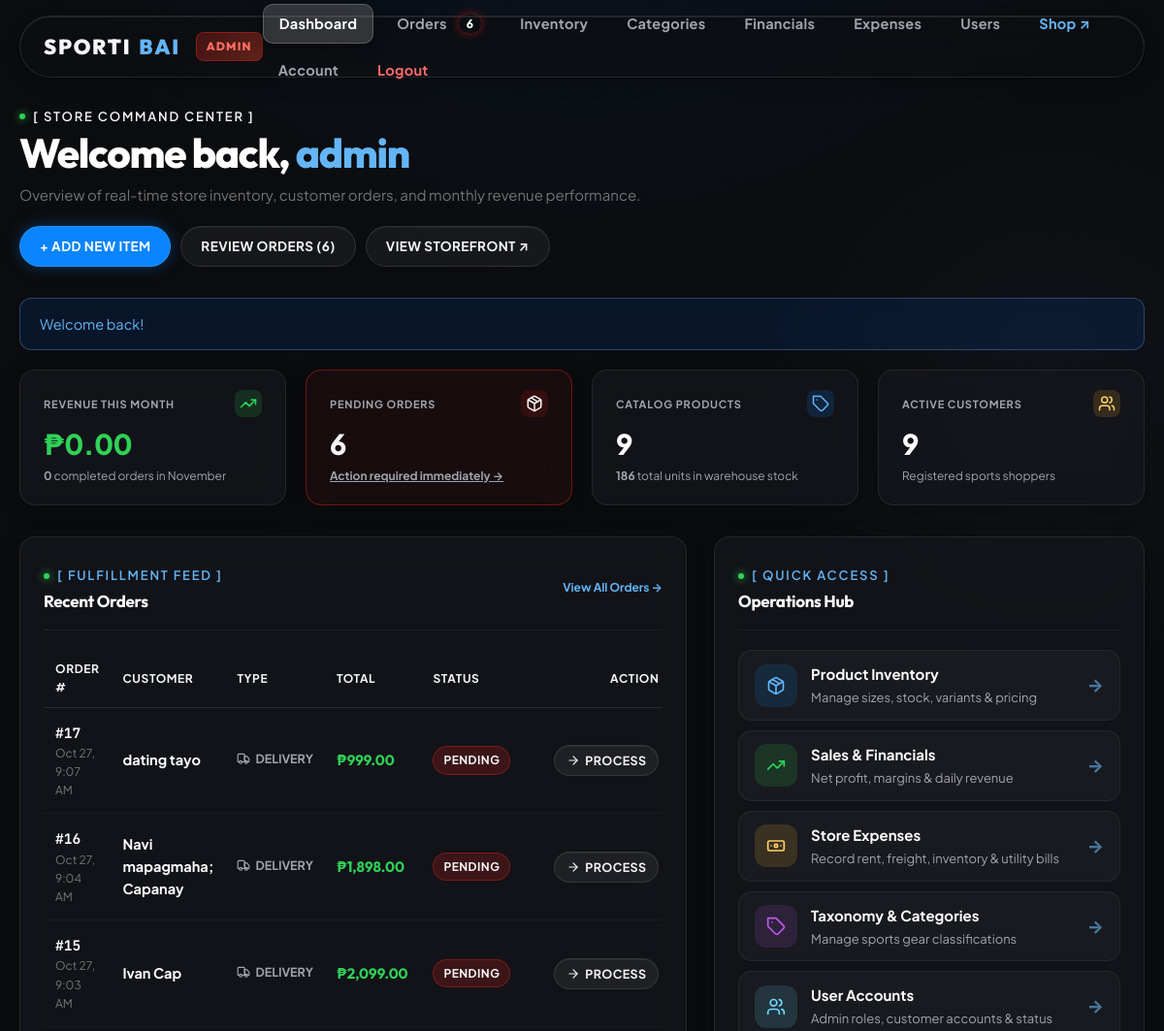
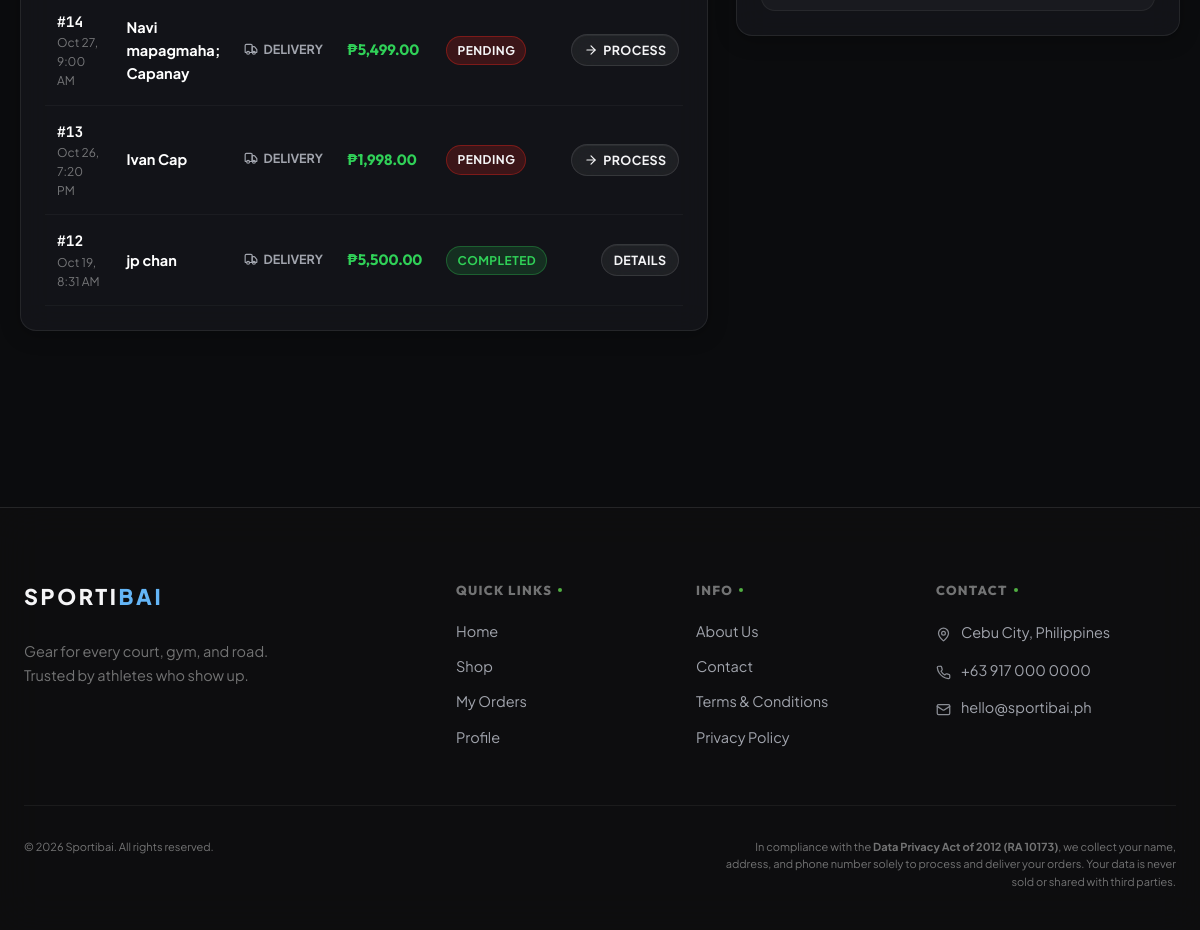
The app's page /admin/index.php (signed in) with its own data (2 pictures, top to bottom).
### tables this page shows
CREATE TABLE `orders` (
  `order_id` int(11) NOT NULL,
  `reference_number` varchar(20) DEFAULT NULL,
  `customer_id` int(11) NOT NULL,
  `order_type` varchar(10) NOT NULL,
  `delivery_address` varchar(255) DEFAULT NULL,
  `contact_number` varchar(20) NOT NULL,
  `snapshot_name` varchar(150) DEFAULT NULL,
  `payment_method` varchar(10) NOT NULL DEFAULT 'COD',
  `total` decimal(10,2) NOT NULL,
  `status` varchar(30) NOT NULL DEFAULT 'Pending',
  `date_ordered` timestamp NOT NULL DEFAULT current_timestamp(),
  `completed_at` datetime DEFAULT NULL
);

CREATE TABLE `customer` (
  `customer_id` int(11) NOT NULL,
  `user_id` int(11) NOT NULL,
  `first_name` varchar(50) NOT NULL,
  `last_name` varchar(50) NOT NULL,
  `address` varchar(255) NOT NULL,
  `province` varchar(100) NOT NULL DEFAULT '',
  `postal_code` varchar(10) NOT NULL DEFAULT '',
  `landmark` text NOT NULL DEFAULT '',
  `phone` varchar(20) NOT NULL
);

### admin/index.php (the view, shortened to what the rows shown need)
<?php
require '../includes/db.php';
require '../includes/functions.php';
$recent_orders = array();
if ($conn != null) {
    $sql_recent = "SELECT o.order_id, o.reference_number, o.order_type, o.total, o.status, o.date_ordered, c.first_name, c.last_name
                   FROM orders o
                   JOIN customer c ON o.customer_id = c.customer_id
                   ORDER BY o.order_id DESC LIMIT 6";
    $res_recent = mysqli_query($conn, $sql_recent);
    if ($res_recent) {
        while ($ro = mysqli_fetch_assoc($res_recent)) {
            $recent_orders[] = $ro;
        }
    }
}
require '../includes/header.php';
?>
<div class="reveal in">
    <div style="display:flex; justify-content:space-between; align-items:flex-start; flex-wrap:wrap; gap:1.25rem; margin-bottom:2rem;">
        <div>
            <h1 style="font-size:clamp(26px, 3.5vw, 42px); font-weight:800; color:#fff; line-height:1.15; margin:4px 0 6px; font-family:var(--font-display);">
                Welcome back, <span class="highlight"><?= htmlspecialchars(explode('@', $_SESSION['email'])[0]) ?></span>
            </h1>
        </div>
    </div>
                    <?= icon('trending-up', '', 18) ?>
    <div class="admin-dashboard-layout">
        <div class="dashboard-col-main">
            <div class="admin-panel">
                <div class="panel-header">
                    <div>
                        <h2 class="panel-title">Recent Orders</h2>
                    </div>
                </div>
                <?php if (count($recent_orders) === 0) { ?>
                    <div style="padding:2.5rem; text-align:center;">
                        <p class="muted" style="margin:0;">No orders received yet.</p>
                    </div>
                <?php } else { ?>
                    <div style="overflow-x:auto;">
                        <table class="dashboard-table">
                            <thead>
                                <tr>
                                    <th>Order #</th>
                                    <th>Customer</th>
                                    <th>Type</th>
                                    <th>Total</th>
                                    <th>Status</th>
                                    <th style="text-align:right;">Action</th>
                                </tr>
                            </thead>
                            <tbody>
                                <?php foreach ($recent_orders as $ro) {
                                    $is_pending = ($ro['status'] === 'Pending');
                                ?>
                                    <tr>
                                        <td>
                                            <a href="orders.php?q=<?= urlencode($ro['reference_number']) ?>" style="font-weight:700; color:#fff; font-family:var(--font-mono); font-size:14.5px;">
                                                #<?= $ro['order_id'] ?>
                                            </a>
                                            <div class="muted" style="font-size:12px;"><?= date('M d, g:i A', strtotime($ro['date_ordered'])) ?></div>
                                        </td>
                                        <td>
                                            <div style="font-weight:700; color:#fff; font-size:14.5px;">
                                                <?= htmlspecialchars(trim($ro['first_name'] . ' ' . $ro['last_name']) ?: 'Guest User') ?>
                                            </div>
                                        </td>
                                        <td>
                                            <span style="font-size:12.5px; text-transform:uppercase; color:var(--color-fg-secondary); font-weight:700; display:inline-flex; align-items:center; gap:5px;">
                                                <?= $ro['order_type'] === 'pickup' ? icon('store', '', 14) . ' Pick Up' : icon('truck', '', 14) . ' Delivery' ?>
                                            </span>
                                        </td>
                                        <td>
                                            <strong style="color:var(--color-brand-green); font-size:15px; font-family:var(--font-display);"><?= peso($ro['total']) ?></strong>
                                        </td>
                                        <td>
                                            <span class="status-badge" style="<?php
                                                if ($ro['status'] === 'Completed') echo 'background:rgba(48,209,88,0.15); color:var(--color-brand-green); border-color:rgba(48,209,88,0.3);';
                                                elseif ($ro['status'] === 'Cancelled') echo 'background:rgba(255,70,70,0.15); color:#ff6b6b; border-color:rgba(255,70,70,0.3);';
                                                elseif ($ro['status'] === 'Pending') echo 'background:rgba(224,35,28,0.2); color:var(--color-brand-red); border-color:rgba(224,35,28,0.4); font-weight:800;';
                                                else echo 'background:rgba(10,132,255,0.15); color:var(--color-accent-on-dark); border-color:rgba(10,132,255,0.3);';
                                            ?> font-size:12px; padding:4px 10px; font-weight:700;">
                                                <?= htmlspecialchars($ro['status']) ?>
                                            </span>
                                        </td>
                                        <td style="text-align:right;">
                                            <a href="orders.php?q=<?= urlencode($ro['reference_number']) ?>" class="btn ghost sm" style="font-size:12.5px; padding:5px 12px; font-weight:700; display:inline-flex; align-items:center; gap:5px;">
                                                <?= $is_pending ? icon('arrow-right', '', 14) . ' Process' : 'Details' ?>
                                            </a>
                                        </td>
                                    </tr>
                                <?php } ?>
                            </tbody>
                        </table>
                    </div>
                <?php } ?>
            </div>
        </div>
        <div class="dashboard-col-side">
            <div class="admin-panel" style="margin-bottom:1.5rem;">
                <div class="panel-header">
                    <div>
                        <h2 class="panel-title">Operations Hub</h2>
                    </div>
                </div>
            </div>
        </div>
    </div>
</div>
<?php require '../includes/footer.php'; ?>

### includes/icons.php (shortened to what the rows shown need)
<?php
function sporti_icon($name, $class = '', $size = 18, $attrs = '') {
    $size_attr = $size ? "width=\"{$size}\" height=\"{$size}\"" : '';
    $class_attr = $class ? "class=\"sporti-icon {$class}\"" : 'class="sporti-icon"';
    $open = "<svg xmlns=\"http://www.w3.org/2000/svg\" {$size_attr} viewBox=\"0 0 24 24\" fill=\"none\" stroke=\"currentColor\" stroke-width=\"2\" stroke-linecap=\"round\" stroke-linejoin=\"round\" {$class_attr} {$attrs} style=\"vertical-align:middle; flex-shrink:0; display:inline-block;\">";
    $close = "</svg>";
    switch ($name) {
        case 'package':
        case 'box':
            $body = '<path d="m7.5 4.27 9 5.15"/><path d="M21 8a2 2 0 0 0-1-1.73l-7-4a2 2 0 0 0-2 0l-7 4A2 2 0 0 0 3 8v8a2 2 0 0 0 1 1.73l7 4a2 2 0 0 0 2 0l7-4A2 2 0 0 0 21 16Z"/><path d="m3.3 7 8.7 5 8.7-5"/><path d="M12 22V12"/>';
            break;
        case 'truck':
        case 'delivery':
            $body = '<path d="M14 18V6a2 2 0 0 0-2-2H4a2 2 0 0 0-2 2v11a1 1 0 0 0 1 1h2"/><path d="M15 18H9"/><path d="M19 18h2a1 1 0 0 0 1-1v-3.65a1 1 0 0 0-.22-.62l-3.48-4.35A1 1 0 0 0 17.52 8H14v10Z"/><circle cx="17" cy="18.5" r="2.5"/><circle cx="7" cy="18.5" r="2.5"/>';
            break;
        case 'users':
            $body = '<path d="M16 21v-2a4 4 0 0 0-4-4H6a4 4 0 0 0-4 4v2"/><circle cx="9" cy="7" r="4"/><path d="M22 21v-2a4 4 0 0 0-3-3.87"/><path d="M16 3.13a4 4 0 0 1 0 7.75"/>';
            break;
        case 'phone':
            $body = '<path d="M22 16.92v3a2 2 0 0 1-2.18 2 19.79 19.79 0 0 1-8.63-3.07 19.5 19.5 0 0 1-6-6 19.79 19.79 0 0 1-3.07-8.67A2 2 0 0 1 4.11 2h3a2 2 0 0 1 2 1.72 12.84 12.84 0 0 0 .7 2.81 2 2 0 0 1-.45 2.11L8.09 9.91a16 16 0 0 0 6 6l1.27-1.27a2 2 0 0 1 2.11-.45 12.84 12.84 0 0 0 2.81.7A2 2 0 0 1 22 16.92z"/>';
            break;
        case 'map-pin':
            $body = '<path d="M20 10c0 4.993-5.539 10.193-7.399 11.799a1 1 0 0 1-1.202 0C9.539 20.193 4 14.993 4 10a8 8 0 0 1 16 0"/><circle cx="12" cy="10" r="3"/>';
            break;
        case 'tag':
            $body = '<path d="M12 2H2v10l9.29 9.29c.94.94 2.48.94 3.42 0l6.58-6.58c.94-.94.94-2.48 0-3.42L12 2Z"/><path d="M7 7h.01"/>';
            break;
        case 'trending-up':
            $body = '<polyline points="22 7 13.5 15.5 8.5 10.5 2 17"/><polyline points="16 7 22 7 22 13"/>';
            break;
        case 'banknote':
        case 'dollar-sign':
            $body = '<rect width="20" height="12" x="2" y="6" rx="2"/><circle cx="12" cy="12" r="2"/><path d="M6 12h.01M18 12h.01"/>';
            break;
        case 'arrow-right':
            $body = '<path d="M5 12h14"/><path d="m12 5 7 7-7 7"/>';
            break;
        case 'mail':
            $body = '<rect width="20" height="16" x="2" y="4" rx="2"/><path d="m22 7-8.97 5.7a1.94 1.94 0 0 1-2.06 0L2 7"/>';
            break;
    }
    return $open . $body . $close;
}
if (!function_exists('icon')) {
    function icon($name, $class = '', $size = 18, $attrs = '') {
        return sporti_icon($name, $class, $size, $attrs);
    }
}

### records on screen
orders: order_id "17", date_ordered "Oct 27, 9:07 AM", customer.last_name "dating tayo", total "₱999.00", status "PENDING"
orders: order_id "16", date_ordered "Oct 27, 9:04 AM", customer.last_name "Navi mapagmaha; Capanay", total "₱1,898.00", status "PENDING"
orders: order_id "15", date_ordered "Oct 27, 9:03 AM", customer.last_name "Ivan Cap", total "₱2,099.00", status "PENDING"
orders: order_id "14", date_ordered "Oct 27, 9:00 AM", customer.last_name "Navi mapagmaha; Capanay", total "₱5,499.00", status "PENDING"
orders: order_id "13", date_ordered "Oct 26, 7:20 PM", customer.last_name "Ivan Cap", total "₱1,998.00", status "PENDING"
orders: order_id "12", date_ordered "Oct 19, 8:31 AM", customer.last_name "jp chan", total "₱5,500.00", status "COMPLETED", shows "DETAILS"

### other values on screen
$admin_pending_orders "6"
explode('@', $_SESSION['email'])[0] "admin"
$pending_orders "6"
$_SESSION['success'] "Welcome back!"
peso($month_revenue) "₱0.00"
$month_completed_orders "0"
$total_items "9"
$total_units "186"
$active_customers "9"
